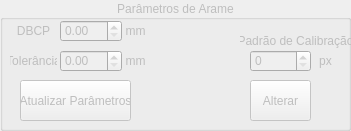
   <widget class="QGroupBox" name="groupInspect">
    <property name="enabled">
     <bool>false</bool>
    </property>
    <property name="geometry">
     <rect>
      <x>750</x>
      <y>570</y>
      <width>351</width>
      <height>131</height>
     </rect>
    </property>
    <property name="title">
     <string>Parâmetros de Arame</string>
    </property>
    <property name="alignment">
     <set>Qt::AlignCenter</set>
    </property>
    <widget class="QLabel" name="label_15">
     <property name="geometry">
      <rect>
       <x>10</x>
       <y>20</y>
       <width>47</width>
       <height>21</height>
      </rect>
     </property>
     <property name="text">
      <string>DBCP</string>
     </property>
     <property name="alignment">
      <set>Qt::AlignCenter</set>
     </property>
    </widget>
    <widget class="QLabel" name="label_16">
     <property name="geometry">
      <rect>
       <x>120</x>
       <y>20</y>
       <width>31</width>
       <height>21</height>
      </rect>
     </property>
     <property name="text">
      <string>mm</string>
     </property>
     <property name="alignment">
      <set>Qt::AlignCenter</set>
     </property>
    </widget>
    <widget class="QDoubleSpinBox" name="dsbDBCP">
     <property name="geometry">
      <rect>
       <x>60</x>
       <y>20</y>
       <width>62</width>
       <height>22</height>
      </rect>
     </property>
    </widget>
    <widget class="QLabel" name="label_17">
     <property name="geometry">
      <rect>
       <x>10</x>
       <y>50</y>
       <width>47</width>
       <height>21</height>
      </rect>
     </property>
     <property name="text">
      <string>Tolerância</string>
     </property>
     <property name="alignment">
      <set>Qt::AlignCenter</set>
     </property>
    </widget>
    <widget class="QLabel" name="label_18">
     <property name="geometry">
      <rect>
       <x>120</x>
       <y>50</y>
       <width>31</width>
       <height>21</height>
      </rect>
     </property>
     <property name="text">
      <string>mm</string>
     </property>
     <property name="alignment">
      <set>Qt::AlignCenter</set>
     </property>
    </widget>
    <widget class="QDoubleSpinBox" name="dsbTol">
     <property name="geometry">
      <rect>
       <x>60</x>
       <y>50</y>
       <width>62</width>
       <height>22</height>
      </rect>
     </property>
    </widget>
    <widget class="QPushButton" name="btAtualizar">
     <property name="geometry">
      <rect>
       <x>20</x>
       <y>80</y>
       <width>111</width>
       <height>41</height>
      </rect>
     </property>
     <property name="text">
      <string>Atualizar Parâmetros</string>
     </property>
    </widget>
    <widget class="QPushButton" name="btAlterar">
     <property name="geometry">
      <rect>
       <x>250</x>
       <y>80</y>
       <width>61</width>
       <height>41</height>
      </rect>
     </property>
     <property name="text">
      <string>Alterar</string>
     </property>
    </widget>
    <widget class="QSpinBox" name="sbCalib">
     <property name="geometry">
      <rect>
       <x>250</x>
       <y>50</y>
       <width>61</width>
       <height>22</height>
      </rect>
     </property>
    </widget>
    <widget class="QLabel" name="label_19">
     <property name="geometry">
      <rect>
       <x>310</x>
       <y>50</y>
       <width>31</width>
       <height>21</height>
      </rect>
     </property>
     <property name="text">
      <string>px</string>
     </property>
     <property name="alignment">
      <set>Qt::AlignCenter</set>
     </property>
    </widget>
    <widget class="QLabel" name="label_20">
     <property name="geometry">
      <rect>
       <x>240</x>
       <y>30</y>
       <width>111</width>
       <height>21</height>
      </rect>
     </property>
     <property name="text">
      <string>Padrão de Calibração</string>
     </property>
     <property name="alignment">
      <set>Qt::AlignCenter</set>
     </property>
    </widget>
   </widget>
